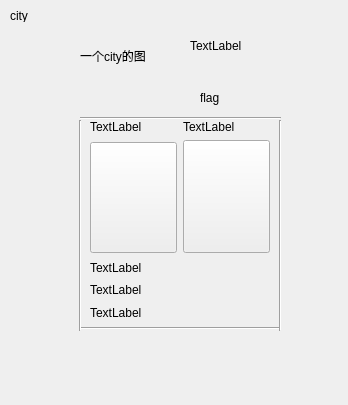
<?xml version="1.0" encoding="UTF-8"?>
<ui version="4.0">
 <class>incity</class>
 <widget class="QWidget" name="incity">
  <property name="geometry">
   <rect>
    <x>0</x>
    <y>0</y>
    <width>348</width>
    <height>405</height>
   </rect>
  </property>
  <property name="windowTitle">
   <string>Form</string>
  </property>
  <widget class="QLabel" name="label">
   <property name="geometry">
    <rect>
     <x>80</x>
     <y>10</y>
     <width>91</width>
     <height>91</height>
    </rect>
   </property>
   <property name="text">
    <string>一个city的图</string>
   </property>
  </widget>
  <widget class="QWidget" name="layoutWidget">
   <property name="geometry">
    <rect>
     <x>90</x>
     <y>120</y>
     <width>180</width>
     <height>201</height>
    </rect>
   </property>
   <layout class="QVBoxLayout" name="verticalLayout" stretch="8,1,1,1">
    <item>
     <layout class="QHBoxLayout" name="horizontalLayout" stretch="1,1">
      <item>
       <layout class="QVBoxLayout" name="verticalLayout_2" stretch="1,3">
        <property name="spacing">
         <number>8</number>
        </property>
        <property name="sizeConstraint">
         <enum>QLayout::SetDefaultConstraint</enum>
        </property>
        <item>
         <widget class="QLabel" name="redwlabel">
          <property name="sizePolicy">
           <sizepolicy hsizetype="Minimum" vsizetype="Fixed">
            <horstretch>0</horstretch>
            <verstretch>0</verstretch>
           </sizepolicy>
          </property>
          <property name="text">
           <string>TextLabel</string>
          </property>
         </widget>
        </item>
        <item>
         <widget class="QPushButton" name="rpushButton">
          <property name="sizePolicy">
           <sizepolicy hsizetype="Minimum" vsizetype="Minimum">
            <horstretch>0</horstretch>
            <verstretch>0</verstretch>
           </sizepolicy>
          </property>
          <property name="text">
           <string/>
          </property>
         </widget>
        </item>
       </layout>
      </item>
      <item>
       <layout class="QVBoxLayout" name="verticalLayout_3" stretch="1,0">
        <item>
         <widget class="QLabel" name="bluewlabel">
          <property name="sizePolicy">
           <sizepolicy hsizetype="Minimum" vsizetype="Fixed">
            <horstretch>0</horstretch>
            <verstretch>0</verstretch>
           </sizepolicy>
          </property>
          <property name="text">
           <string>TextLabel</string>
          </property>
         </widget>
        </item>
        <item>
         <widget class="QPushButton" name="bpushButton">
          <property name="enabled">
           <bool>true</bool>
          </property>
          <property name="sizePolicy">
           <sizepolicy hsizetype="Minimum" vsizetype="Minimum">
            <horstretch>0</horstretch>
            <verstretch>0</verstretch>
           </sizepolicy>
          </property>
          <property name="text">
           <string/>
          </property>
         </widget>
        </item>
       </layout>
      </item>
     </layout>
    </item>
    <item>
     <widget class="QLabel" name="label_2">
      <property name="text">
       <string>TextLabel</string>
      </property>
     </widget>
    </item>
    <item>
     <widget class="QLabel" name="label_3">
      <property name="text">
       <string>TextLabel</string>
      </property>
     </widget>
    </item>
    <item>
     <widget class="QLabel" name="label_4">
      <property name="text">
       <string>TextLabel</string>
      </property>
     </widget>
    </item>
   </layout>
  </widget>
  <widget class="QLabel" name="label_5">
   <property name="geometry">
    <rect>
     <x>190</x>
     <y>10</y>
     <width>51</width>
     <height>71</height>
    </rect>
   </property>
   <property name="text">
    <string>TextLabel</string>
   </property>
  </widget>
  <widget class="QLabel" name="label_6">
   <property name="geometry">
    <rect>
     <x>200</x>
     <y>90</y>
     <width>54</width>
     <height>16</height>
    </rect>
   </property>
   <property name="text">
    <string>flag</string>
   </property>
  </widget>
  <widget class="Line" name="line">
   <property name="geometry">
    <rect>
     <x>80</x>
     <y>110</y>
     <width>201</width>
     <height>16</height>
    </rect>
   </property>
   <property name="orientation">
    <enum>Qt::Horizontal</enum>
   </property>
  </widget>
  <widget class="Line" name="line_2">
   <property name="geometry">
    <rect>
     <x>80</x>
     <y>320</y>
     <width>201</width>
     <height>16</height>
    </rect>
   </property>
   <property name="orientation">
    <enum>Qt::Horizontal</enum>
   </property>
  </widget>
  <widget class="Line" name="line_3">
   <property name="geometry">
    <rect>
     <x>70</x>
     <y>120</y>
     <width>20</width>
     <height>211</height>
    </rect>
   </property>
   <property name="orientation">
    <enum>Qt::Vertical</enum>
   </property>
  </widget>
  <widget class="Line" name="line_4">
   <property name="geometry">
    <rect>
     <x>270</x>
     <y>120</y>
     <width>20</width>
     <height>211</height>
    </rect>
   </property>
   <property name="orientation">
    <enum>Qt::Vertical</enum>
   </property>
  </widget>
  <widget class="QLabel" name="label_7">
   <property name="geometry">
    <rect>
     <x>10</x>
     <y>10</y>
     <width>54</width>
     <height>12</height>
    </rect>
   </property>
   <property name="text">
    <string>city</string>
   </property>
  </widget>
 </widget>
 <resources/>
 <connections/>
</ui>
